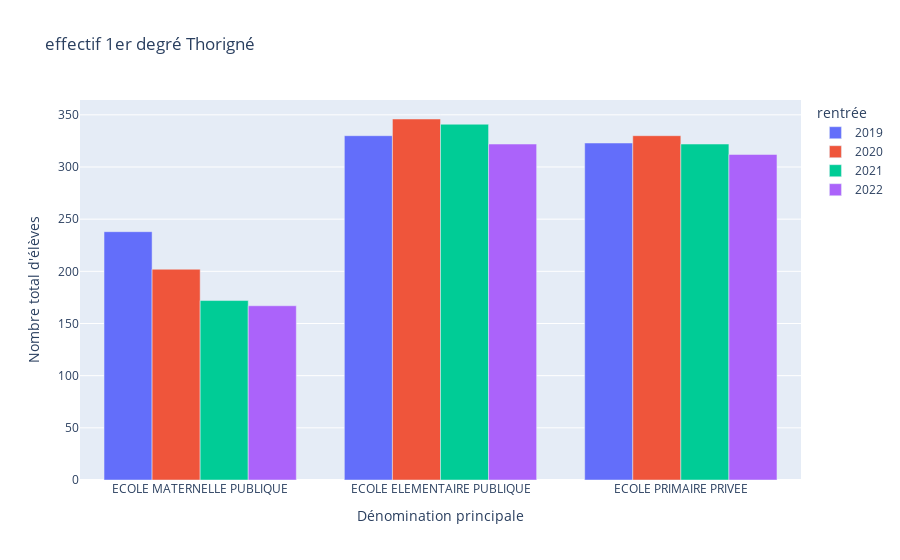

Source (notebook cell):
### Code cell
px.bar(ecoles[ecoles["Commune"] == "THORIGNE-FOUILLARD"], x="Dénomination principale", y="Nombre total d'élèves", color="rentrée", title="effectif 1er degré Thorigné", barmode="group")

### Figure 1 — Plotly figure (JSON) as saved in the notebook; plotly's stock layout.template omitted (floating-point values rounded to 4 significant figures)
{"data": [{"alignmentgroup": "True", "hovertemplate": "rentrée=2019<br>Dénomination principale=%{x}<br>Nombre total d'élèves=%{y}<extra></extra>", "legendgroup": "2019", "marker": {"color": "#636efa", "pattern": {"shape": ""}}, "name": "2019", "offsetgroup": "2019", "orientation": "v", "showlegend": true, "textposition": "auto", "type": "bar", "x": ["ECOLE MATERNELLE PUBLIQUE", "ECOLE ELEMENTAIRE PUBLIQUE", "ECOLE PRIMAIRE PRIVEE"], "xaxis": "x", "y": [238, 330, 323], "yaxis": "y"}, {"alignmentgroup": "True", "hovertemplate": "rentrée=2020<br>Dénomination principale=%{x}<br>Nombre total d'élèves=%{y}<extra></extra>", "legendgroup": "2020", "marker": {"color": "#EF553B", "pattern": {"shape": ""}}, "name": "2020", "offsetgroup": "2020", "orientation": "v", "showlegend": true, "textposition": "auto", "type": "bar", "x": ["ECOLE MATERNELLE PUBLIQUE", "ECOLE ELEMENTAIRE PUBLIQUE", "ECOLE PRIMAIRE PRIVEE"], "xaxis": "x", "y": [202, 346, 330], "yaxis": "y"}, {"alignmentgroup": "True", "hovertemplate": "rentrée=2021<br>Dénomination principale=%{x}<br>Nombre total d'élèves=%{y}<extra></extra>", "legendgroup": "2021", "marker": {"color": "#00cc96", "pattern": {"shape": ""}}, "name": "2021", "offsetgroup": "2021", "orientation": "v", "showlegend": true, "textposition": "auto", "type": "bar", "x": ["ECOLE MATERNELLE PUBLIQUE", "ECOLE ELEMENTAIRE PUBLIQUE", "ECOLE PRIMAIRE PRIVEE"], "xaxis": "x", "y": [172, 341, 322], "yaxis": "y"}, {"alignmentgroup": "True", "hovertemplate": "rentrée=2022<br>Dénomination principale=%{x}<br>Nombre total d'élèves=%{y}<extra></extra>", "legendgroup": "2022", "marker": {"color": "#ab63fa", "pattern": {"shape": ""}}, "name": "2022", "offsetgroup": "2022", "orientation": "v", "showlegend": true, "textposition": "auto", "type": "bar", "x": ["ECOLE MATERNELLE PUBLIQUE", "ECOLE ELEMENTAIRE PUBLIQUE", "ECOLE PRIMAIRE PRIVEE"], "xaxis": "x", "y": [167, 322, 312], "yaxis": "y"}], "layout": {"autosize": true, "barmode": "group", "legend": {"title": {"text": "rentrée"}, "tracegroupgap": 0}, "title": {"text": "effectif 1er degré Thorigné"}, "xaxis": {"anchor": "y", "autorange": true, "domain": [0, 1], "range": [-0.5, 2.5], "title": {"text": "Dénomination principale"}, "type": "category"}, "yaxis": {"anchor": "x", "autorange": true, "domain": [0, 1], "range": [0, 364.2], "title": {"text": "Nombre total d'élèves"}, "type": "linear"}}}
